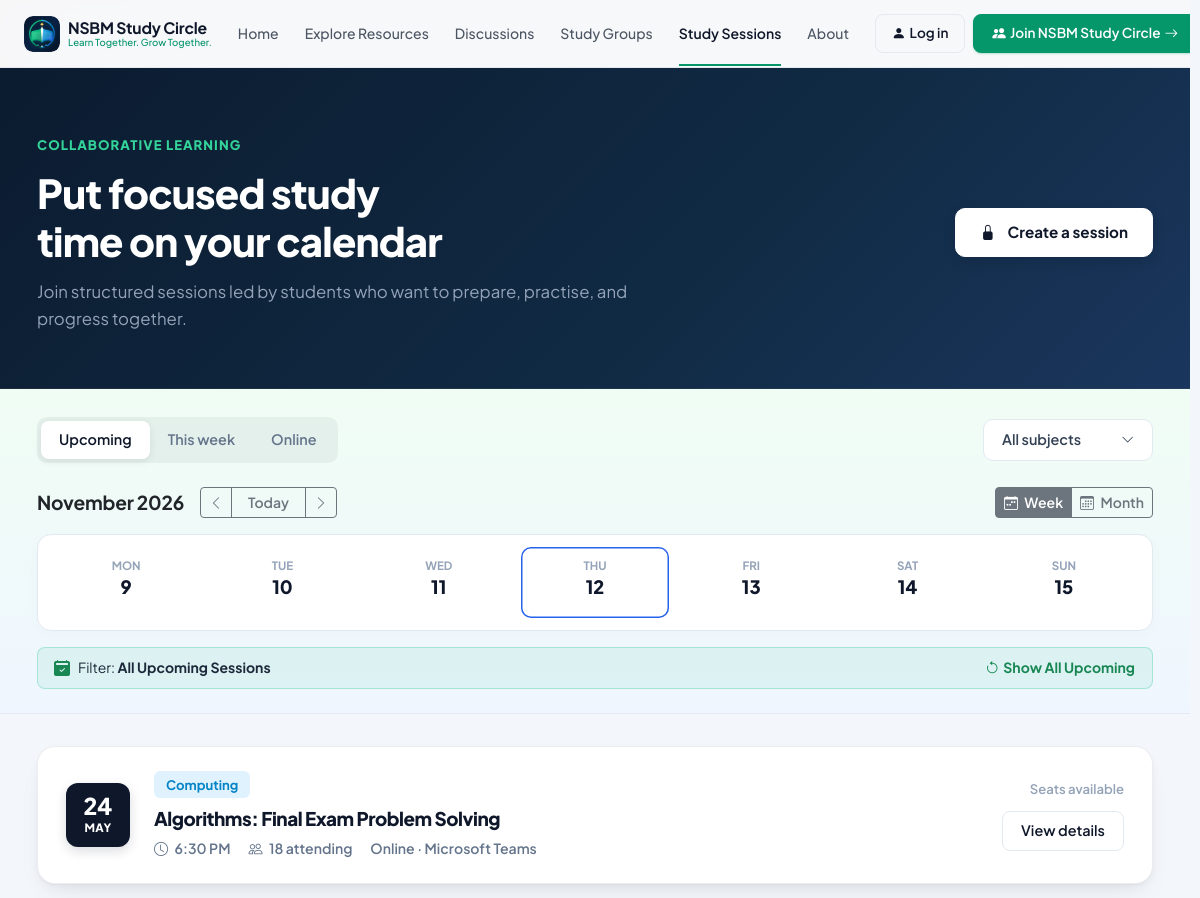
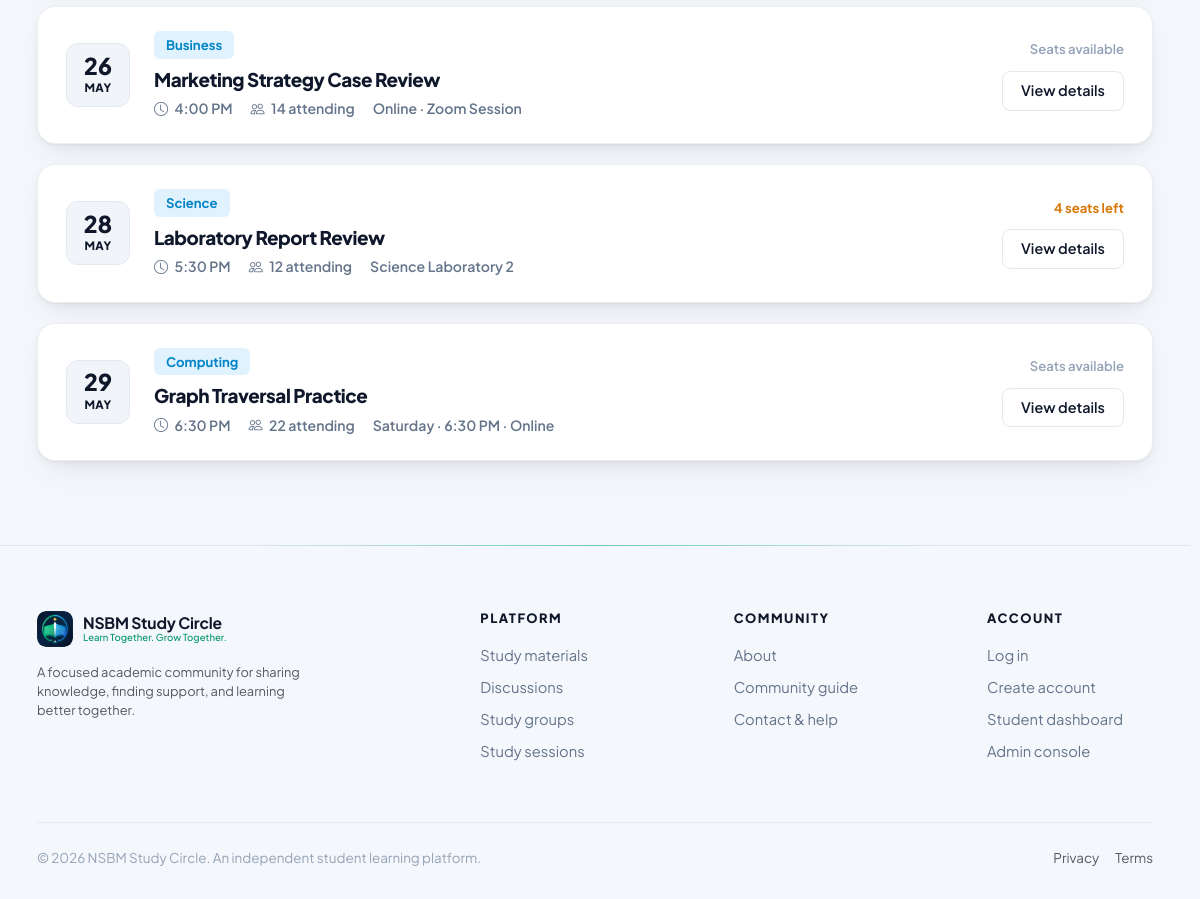
/frontend/sessions.php, run on the app's committed database (2 pictures, top to bottom).
### tables this page shows
CREATE TABLE IF NOT EXISTS study_sessions (
    id INT AUTO_INCREMENT PRIMARY KEY,
    title VARCHAR(200) NOT NULL,
    description TEXT NULL,
    module_code VARCHAR(30) DEFAULT 'CS2102',
    faculty ENUM('Computing', 'Business', 'Engineering', 'Science') DEFAULT 'Computing',
    host_id INT NOT NULL,
    session_date DATETIME NOT NULL,
    duration_mins INT DEFAULT 90,
    format_type VARCHAR(50) DEFAULT 'Online',
    meeting_link VARCHAR(255) DEFAULT 'https://teams.microsoft.com/l/meetup-join/nsbm-study-circle',
    location_details VARCHAR(255) NOT NULL,
    agenda TEXT NULL,
    capacity INT DEFAULT 24,
    enrolled_count INT DEFAULT 0,
    status ENUM('Scheduled', 'Review', 'Completed', 'Cancelled') DEFAULT 'Scheduled',
    created_at TIMESTAMP DEFAULT CURRENT_TIMESTAMP,
    FOREIGN KEY (host_id) REFERENCES users(id) ON DELETE CASCADE,
    INDEX idx_sessions_date (session_date),
    INDEX idx_sessions_faculty (faculty)
);

### frontend/sessions.php (the view, shortened to what this page needs)
<?php
require_once __DIR__ . '/../backend/config/db_config.php';
$liveSessions = [];
if (isset($conn) && $conn && !$conn->connect_error) {
    try {
        $q = $conn->query("
            SELECT ss.*, COALESCE(u.name, 'NSBM Contributor') AS host_name
            FROM study_sessions ss
            LEFT JOIN users u ON ss.host_id = u.id
            WHERE ss.status IN ('Scheduled', 'Completed')
            ORDER BY ss.session_date ASC
        ");
        if ($q) {
            while ($row = $q->fetch_assoc()) {
                $liveSessions[] = $row;
            }
        }
    } catch (Throwable $e) {}
}
?>
<!DOCTYPE html>
<html lang="en" data-bs-theme="light">
<head>
    <link href="https://cdn.jsdelivr.net/npm/bootstrap@5.3.3/dist/css/bootstrap.min.css" rel="stylesheet">
    <link rel="stylesheet" href="https://cdn.jsdelivr.net/npm/bootstrap-icons@1.11.3/font/bootstrap-icons.min.css">
    <link rel="stylesheet" href="assets/css/style.css">
</head>
<body>
    <?php $activePage = 'sessions'; include __DIR__ . '/includes/header.php'; ?>
    <header class="sessions-hero">
        <div class="container-xl">
            <div class="row align-items-center justify-content-between">
                <div class="col-lg-8">
                    <span class="sessions-hero-label">COLLABORATIVE LEARNING</span>
                    <h1 class="sessions-hero-title">Put focused study time on your calendar</h1>
                    <p class="sessions-hero-desc">
                        Join structured sessions led by students who want to prepare, practise, and progress together.
                    </p>
                </div>
                <div class="col-lg-4 text-lg-end mt-4 mt-lg-0">
                    <?php if ($isLoggedIn): ?>
                        <a href="student/schedule.php" class="btn-create-session text-decoration-none d-inline-flex align-items-center justify-content-center">
                            <i class="bi bi-calendar-plus me-2"></i> Create a session
                        </a>
                    <?php else: ?>
                        <button type="button" class="btn-create-session" onclick="promptLoginRequired('session_create')">
                            <i class="bi bi-lock-fill me-1"></i> Create a session
                        </button>
                    <?php endif; ?>
                </div>
            </div>
        </div>
    </header>
    <section class="sessions-filter-section">
        <div class="container-xl">
            <div class="filter-bar-row">
                <div class="filter-tabs-pills" role="tablist">
                    <button type="button" class="filter-tab-pill active" data-tab="upcoming">Upcoming</button>
                    <button type="button" class="filter-tab-pill" data-tab="this-week">This week</button>
                    <button type="button" class="filter-tab-pill" data-tab="online">Online</button>
                </div>
                <div class="subject-dropdown-wrap">
                    <button type="button" class="subject-dropdown-btn" id="subjectDropdownBtn">
                        <span id="selectedSubjectLabel">All subjects</span>
                        <i class="bi bi-chevron-down ms-1" style="font-size: 0.8rem;"></i>
                    </button>
                </div>
            </div>
            <div class="calendar-component-wrapper mt-4">
                <div class="d-flex flex-wrap align-items-center justify-content-between gap-3 mb-3">
                    <div class="d-flex align-items-center gap-3">
                        <h4 class="fw-bold mb-0 text-dark" id="publicCalMonthYear" style="font-size: 1.2rem;">November 2026</h4>
                        <div class="btn-group btn-group-sm">
                            <button type="button" class="btn btn-outline-secondary" id="pubCalPrevBtn" title="Previous"><i class="bi bi-chevron-left"></i></button>
                            <button type="button" class="btn btn-outline-secondary px-3" id="pubCalTodayBtn">Today</button>
                            <button type="button" class="btn btn-outline-secondary" id="pubCalNextBtn" title="Next"><i class="bi bi-chevron-right"></i></button>
                        </div>
                    </div>
                    <div class="d-flex align-items-center gap-2">
                        <div class="btn-group btn-group-sm" role="group">
                            <button type="button" class="btn btn-outline-secondary active" id="pubViewWeekBtn">
                                <i class="bi bi-calendar-week me-1"></i> Week
                            </button>
                            <button type="button" class="btn btn-outline-secondary" id="pubViewMonthBtn">
                                <i class="bi bi-calendar3 me-1"></i> Month
                            </button>
                        </div>
                    </div>
                </div>
                <div class="weekly-calendar-strip" id="publicWeeklyStrip">
                </div>
                <div id="publicSelectedDateBar" class="d-flex align-items-center justify-content-between p-2 px-3 mt-3 rounded-3" style="background: rgba(0, 185, 120, 0.08); border: 1px solid rgba(0, 185, 120, 0.25);">
                    <div class="d-flex align-items-center gap-2">
                        <i class="bi bi-calendar2-check-fill text-success"></i>
                        <span class="small">Filter: <strong id="publicSelectedDateLabel">All Upcoming Sessions</strong></span>
                    </div>
                    <button type="button" class="btn btn-sm btn-link text-decoration-none fw-bold p-0 text-success small" id="pubResetFilterBtn">
                        <i class="bi bi-arrow-counterclockwise me-1"></i>Show All Upcoming
                    </button>
                </div>
            </div>
        </div>
    </section>
    <main class="sessions-list-container">
        <div class="container-xl" id="sessionsListContainer">
            <?php if (!empty($liveSessions)): ?>
                <?php foreach ($liveSessions as $idx => $s):
                    $dt = new DateTime($s['session_date']);
                    $dateKey = $dt->format('Y-m-d');
                    $dayNum = $dt->format('d');
                    $monthShort = strtoupper($dt->format('M'));
                    $timeFormatted = $dt->format('g:i A');
                    $isFirst = ($idx === 0);
                    $facLower = strtolower($s['faculty'] ?: 'computing');
                    $pillClass = 'subject-pill-computing';
                    if (strpos($facLower, 'bus') !== false) $pillClass = 'subject-pill-business';
                    elseif (strpos($facLower, 'sci') !== false) $pillClass = 'subject-pill-science';
                    elseif (strpos($facLower, 'eng') !== false) $pillClass = 'subject-pill-engineering';
                    elseif (strpos($facLower, 'acad') !== false) $pillClass = 'subject-pill-academicskills';
                    $isThisWeek = (date('W', strtotime($s['session_date'])) === date('W'));
                    $seatsLeft = (int)$s['capacity'] - (int)$s['enrolled_count'];
                    $seatsText = $seatsLeft <= 5 ? "{$seatsLeft} seats left" : "Seats available";
                    $seatsClass = $seatsLeft <= 5 ? "seats-status-text warning" : "seats-status-text";
                ?>
                <article class="session-card-item"
                         data-id="<?= (int)$s['id'] ?>"
                         data-date="<?= $dateKey ?>"
                         data-day="<?= (int)$dayNum ?>"
                         data-category="<?= htmlspecialchars($s['faculty']) ?>"
                         data-format="<?= htmlspecialchars($s['format_type'] ?: 'Online') ?>"
                         data-this-week="<?= $isThisWeek ? 'true' : 'false' ?>">
                    <div class="session-card-left">
                        <div class="session-date-box <?= $isFirst ? '' : 'date-light' ?>">
                            <span class="date-box-number"><?= $dayNum ?></span>
                            <span class="date-box-month"><?= $monthShort ?></span>
                        </div>
                        <div>
                            <span class="subject-pill-badge <?= $pillClass ?>"><?= htmlspecialchars($s['faculty']) ?></span>
                            <h2 class="session-item-title"><?= htmlspecialchars($s['title']) ?></h2>
                            <div class="session-item-meta">
                                <span><i class="bi bi-clock me-1"></i> <?= $timeFormatted ?></span>
                                <span><i class="bi bi-people me-1"></i> <?= (int)$s['enrolled_count'] ?> attending</span>
                                <span><?= htmlspecialchars($s['location_details'] ?: ($s['format_type'] ?: 'Online')) ?></span>
                            </div>
                        </div>
                    </div>
                    <div class="session-card-right">
                        <span class="<?= $seatsClass ?>"><?= $seatsText ?></span>
                        <a href="session-details.php?id=<?= (int)$s['id'] ?>" class="btn-session-view-details">View details</a>
                    </div>
                </article>
                <?php endforeach; ?>
            <?php endif; ?>
        </div>
    </main>
    <footer class="figma-footer">
        <div class="container-xl">
            <div class="row g-4 justify-content-between">
                <div class="col-lg-4 col-md-6">
                    <a href="index.php" class="brand-logo-container mb-3 text-decoration-none">
                        <div class="brand-logo-wrapper">
                            <img src="assets/images/logo.svg" alt="NSBM Study Circle Logo" class="brand-logo-img" onerror="this.onerror=null; this.src='assets/images/logo.jpg';">
                        </div>
                        <div class="brand-text-group">
                            <span class="brand-title">NSBM Study Circle</span>
                            <span class="brand-subtitle">Learn Together. Grow Together.</span>
                        </div>
                    </a>
                    <p class="text-muted small" style="max-width: 320px;">
                        A focused academic community for sharing knowledge, finding support, and learning better together.
                    </p>
                </div>
                <div class="col-lg-2 col-md-6 col-6">
                    <h6>PLATFORM</h6>
                    <a href="resources.php">Study materials</a>
                    <a href="discussions.php">Discussions</a>
                    <a href="study-groups.php">Study groups</a>
                    <a href="sessions.php">Study sessions</a>
                </div>
                <div class="col-lg-2 col-md-6 col-6">
                    <h6>COMMUNITY</h6>
                    <a href="about.php">About</a>
                    <a href="contact.php">Community guide</a>
                    <a href="contact.php">Contact &amp; help</a>
                </div>
                <div class="col-lg-2 col-md-6 col-6">
                    <h6>ACCOUNT</h6>
                    <a href="login.php">Log in</a>
                    <a href="signup.php">Create account</a>
                    <a href="student/index.php">Student dashboard</a>
                    <a href="admin/index.php">Admin console</a>
                </div>
            </div>
            <div class="footer-bottom-line d-flex justify-content-between align-items-center flex-wrap gap-2">
                <div>&copy; 2026 NSBM Study Circle. An independent student learning platform.</div>
                <div class="d-flex gap-3">
                    <a href="contact.php" class="text-muted text-decoration-none">Privacy</a>
                    <a href="contact.php" class="text-muted text-decoration-none">Terms</a>
                </div>
            </div>
        </div>
    </footer>
</body>
</html>

### data on the page
study_sessions: session_date "24", session_date "MAY", faculty "Computing", title "Algorithms: Final Exam Problem Solving", session_date "6:30 PM", enrolled_count "18", location_details "Online · Microsoft Teams", seatsText "Seats available"
study_sessions: session_date "26", session_date "MAY", faculty "Business", title "Marketing Strategy Case Review", session_date "4:00 PM", enrolled_count "14", location_details "Online · Zoom Session", seatsText "Seats available"
study_sessions: session_date "28", session_date "MAY", faculty "Science", title "Laboratory Report Review", session_date "5:30 PM", enrolled_count "12", location_details "Science Laboratory 2", seatsText "4 seats left"
study_sessions: session_date "29", session_date "MAY", faculty "Computing", title "Graph Traversal Practice", session_date "6:30 PM", enrolled_count "22", location_details "Saturday · 6:30 PM · Online", seatsText "Seats available"
